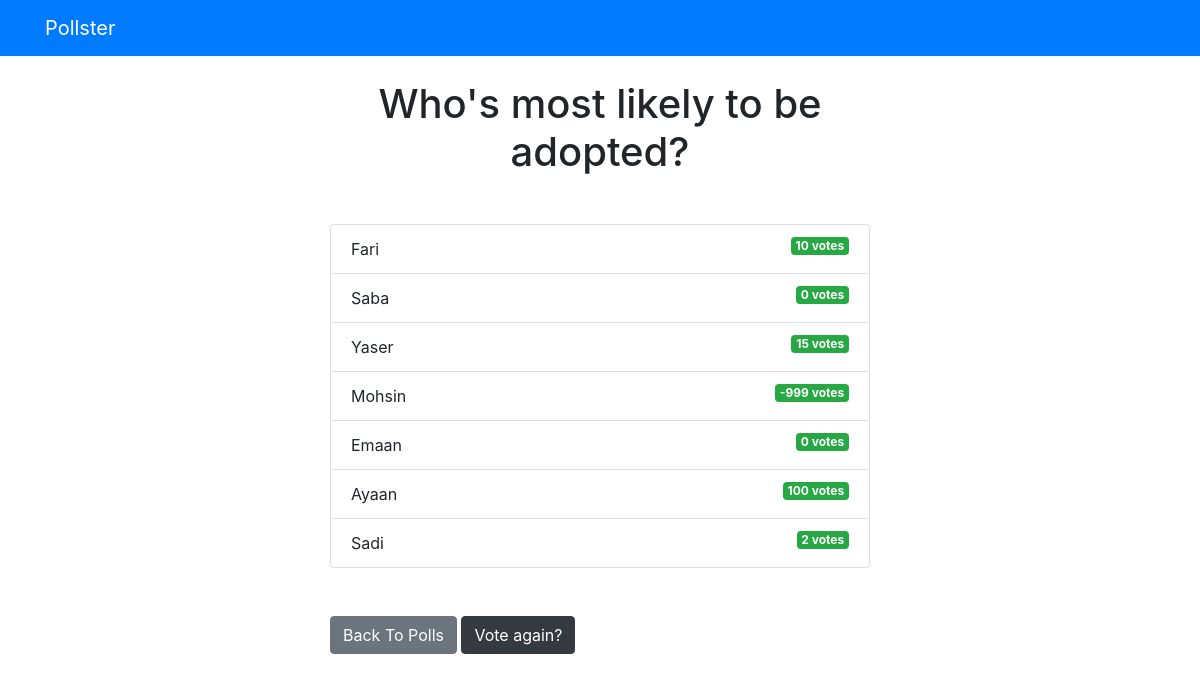
Page /polls/3/results on the committed database.
### polls/models.py (models this page shows, shortened)
class Question(models.Model):
    question_text = models.CharField(max_length=200)
    pub_date = models.DateTimeField('date published')

class Choice(models.Model):
    question_text = models.ForeignKey(Question, on_delete=models.CASCADE)
    choice_text = models.CharField(max_length=200)
    votes = models.IntegerField(default=0)

### polls/views.py (the view)
# urls.py: url('(?P<question_id>[0-9]+)/results', views.results, name='results'),
def results(request, question_id):
    print("wtf twice")
    question = get_object_or_404(Question, pk=question_id)
    return render(request, 'polls/results.html', {'question': question})

### templates/polls/results.html
{% extends 'base.html' %}
{% block content %}
<h1 class="mb-5 text-center">{{ question.question_text }}</h1>
<ul class="list-group mb-5">
  {% for choice in question.choice_set.all %}
  <li class="list-group-item">
    {{ choice.choice_text }} <span class="badge badge-success float-right">{{ choice.votes }}
      vote{{ choice.votes | pluralize }}</span>
  </li>
  {% endfor %}
</ul>
<a class="btn btn-secondary" href="{% url 'polls:index' %}">Back To Polls</a>
<a class="btn btn-dark" href="{% url 'polls:detail' question.id %}">Vote again?</a>
{% endblock %}

### templates/base.html (shortened to what this page needs)
<!DOCTYPE html>
<html lang="en">
<head>
  <link rel="stylesheet" href="https://stackpath.bootstrapcdn.com/bootstrap/4.5.2/css/bootstrap.min.css"
>
</head>
<body>
  {% include 'partials/_navbar.html' %}
  <div class="container">
    <div class="row">
      <div class="col-md-6 m-auto">
        {% block content %}{%endblock%}
      </div>
    </div>
  </div>
</body>
</html>

### templates/partials/_navbar.html
<nav class="navbar navbar-dark bg-primary mb-4">
  <div class="container">
    <a class="navbar-brand" href="/">Pollster</a>
  </div>
</nav>

### rows in the picture
Question: question_text "Who's most likely to be adopted?"
Choice: choice_text "Fari", votes "10", votes|pluralize "s"
Choice: choice_text "Saba", votes "0", votes|pluralize "s"
Choice: choice_text "Yaser", votes "15", votes|pluralize "s"
Choice: choice_text "Mohsin", votes "-999", votes|pluralize "s"
Choice: choice_text "Emaan", votes "0", votes|pluralize "s"
Choice: choice_text "Ayaan", votes "100", votes|pluralize "s"
Choice: choice_text "Sadi", votes "2", votes|pluralize "s"
